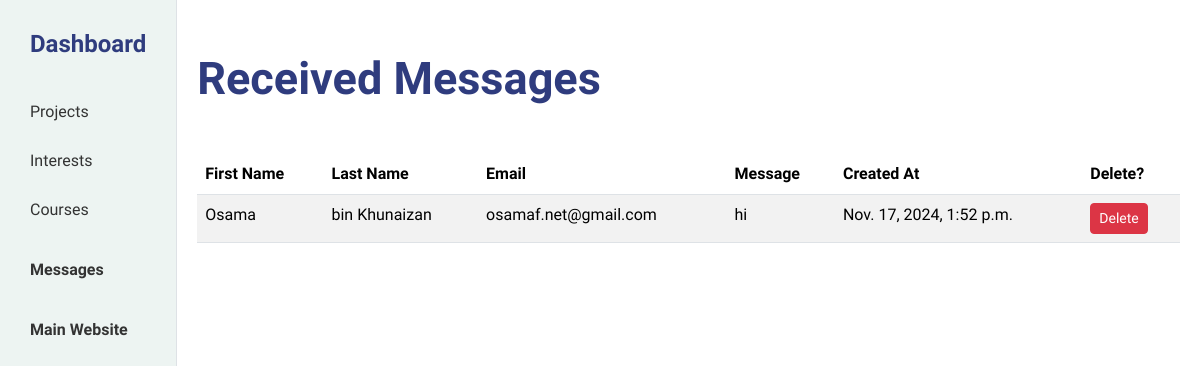
/dashboard/contact/messages/, run on the app's committed database.
### main/models.py (models this page shows, shortened)
class Contact(models.Model):
    first_name = models.CharField(max_length=1024)
    last_name = models.CharField(max_length=1024)
    email = models.EmailField()
    message = models.TextField()
    created_at = models.DateTimeField(auto_now=True)

### dashboard/views.py (the view)
# urls.py: path("contact/messages/", views.contact_messages_view, name="contact_messages_view"),
def contact_messages_view(request: HttpRequest):
    messages = Contact.objects.all()
    return render(request, "dashboard/contact_messages.html", {"messages": messages})

### dashboard/templates/dashboard/contact_messages.html (shortened to what this page needs)
{% extends 'dashboard/base.html' %}
{% block content %}
{% load static %}
<div class="mb-5 header">
    <h2 class="faculty_glyphic_bold">Received Messages</h2>
</div>
<div class="mt-2 table-container">
    <table class="table table-striped">
        <thead>
            <tr>
                <th>First Name</th>
                <th>Last Name</th>
                <th>Email</th>
                <th>Message</th>
                <th>Created At</th>
                <th>Delete?</th>
            </tr>
        </thead>
        <tbody>
            {% for message in messages %}
                <tr>
                    <td>{{message.first_name}} </td>
                    <td>{{message.last_name}} </td>
                    <td>{{message.email}} </td>
                    <td>{{message.message}} </td>
                    <td>{{message.created_at}} </td>
                    <td>
                        <a href="{% url 'dashboard:delete_contact_message_view' message.id %}" class="btn btn-danger btn-sm"
                        onclick="return confirm('Are you sure you want to delete this message from {{ message.first_name }} {{ message.last_name }}?');">
                            Delete
                        </a>
                    </td>
                </tr>
            {% endfor %}
        </tbody>
    </table>
</div>
{% endblock %}

### dashboard/static/css/dashboard_style.css (style rules this page uses)
body { padding: 0; margin: 0; display: flex; font-family: "Faculty Glyphic", serif; font-weight: 500; font-style: normal; color: #2F3C7E; }
.faculty_glyphic_bold { font-weight: 1000; font-size: 45px; }

### data on the page
Contact: first_name "Osama", last_name "bin Khunaizan", email "osamaf.net@gmail.com", message "hi", created_at "Nov. 17, 2024, 1:52 p.m."
